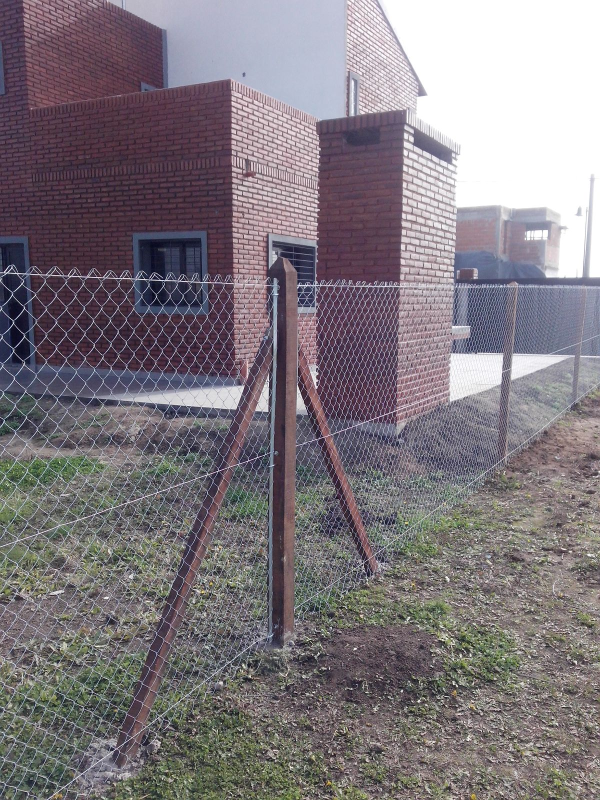
#> input picture img/cercos/cerco1.jpg, 1200 x 1600 px (shown at 1/2 size); its folder holds only this picture in this run; the run also reads 1 picture not shown here
$ python generate-photos.py
#> lines starting #> are read from the running program, lines starting #| are printed output that depends on the picture
#> (reads scripts/captions.json from the repository)
"""Convierte los originales a WebP (ampliada + miniatura) y actualiza las galerías HTML.

Para cada categoría lee originals/<carpeta>/, escribe img/<carpeta>/ y reemplaza el bloque
entre <!-- fotos:inicio --> y <!-- fotos:fin --> de la página correspondiente.
Los epígrafes se toman de scripts/captions.json (clave = nombre del archivo sin extensión).
"""

from html import escape
from io import BytesIO
from pathlib import Path
import json
import re
import sys

try:
    from PIL import Image, ImageOps
except ImportError:
    sys.exit("Falta Pillow. Instalalo con: python -m pip install -r scripts/requirements.txt")

ROOT = Path(__file__).resolve().parents[1]
ORIGINALS = ROOT / "originals"
OUTPUT = ROOT / "img"
CAPTIONS = ROOT / "scripts" / "captions.json"

# carpeta -> página HTML que muestra la galería
CATEGORIES = {
    "cercos": "cercos-perimetrales.html",
    "portones": "portones-puertas.html",
    "construccion": "construccion-general.html",
}

FULL_MAX_SIDE = 1920
THUMB_MAX_WIDTH = 800
QUALITY = 80
FORMATS = {".jpg", ".jpeg", ".png", ".webp"}
START, END = "<!-- fotos:inicio", "<!-- fotos:fin -->"


def natural_key(path: Path):
    return [int(p) if p.isdigit() else p.casefold() for p in re.split(r"(\d+)", path.name)]


def encode(image: Image.Image) -> bytes:
    buffer = BytesIO()
    image.save(buffer, format="WEBP", quality=QUALITY, method=6)
    return buffer.getvalue()


def make_versions(source: Path, full: Path, thumb: Path) -> tuple[int, int]:
    """Crea las versiones que falten. Devuelve el tamaño (ancho, alto) de la miniatura."""
    with Image.open(source) as original:
#> original is the input picture: PIL image 1200x1600 RGB; mean R, G, B 127.2, 120, 125.8
        image = ImageOps.exif_transpose(original)
        image = image.convert("RGBA" if image.has_transparency_data else "RGB")
    if not full.exists():
        big = image.copy()
        big.thumbnail((FULL_MAX_SIDE, FULL_MAX_SIDE), Image.Resampling.LANCZOS)
        data = encode(big)
        full.write_bytes(data)
        print(f"  Creada {full.name} ({big.width}x{big.height}, {len(data) / 1024:.0f} KB)")
        if len(data) > 500 * 1024:
            print("    Supera 500 KB; se conserva calidad 80 para revisión visual.")
    if not thumb.exists():
        small = image.copy()
        if small.width > THUMB_MAX_WIDTH:
            height = max(1, round(small.height * THUMB_MAX_WIDTH / small.width))
#> height = 1067
            small = small.resize((THUMB_MAX_WIDTH, height), Image.Resampling.LANCZOS)
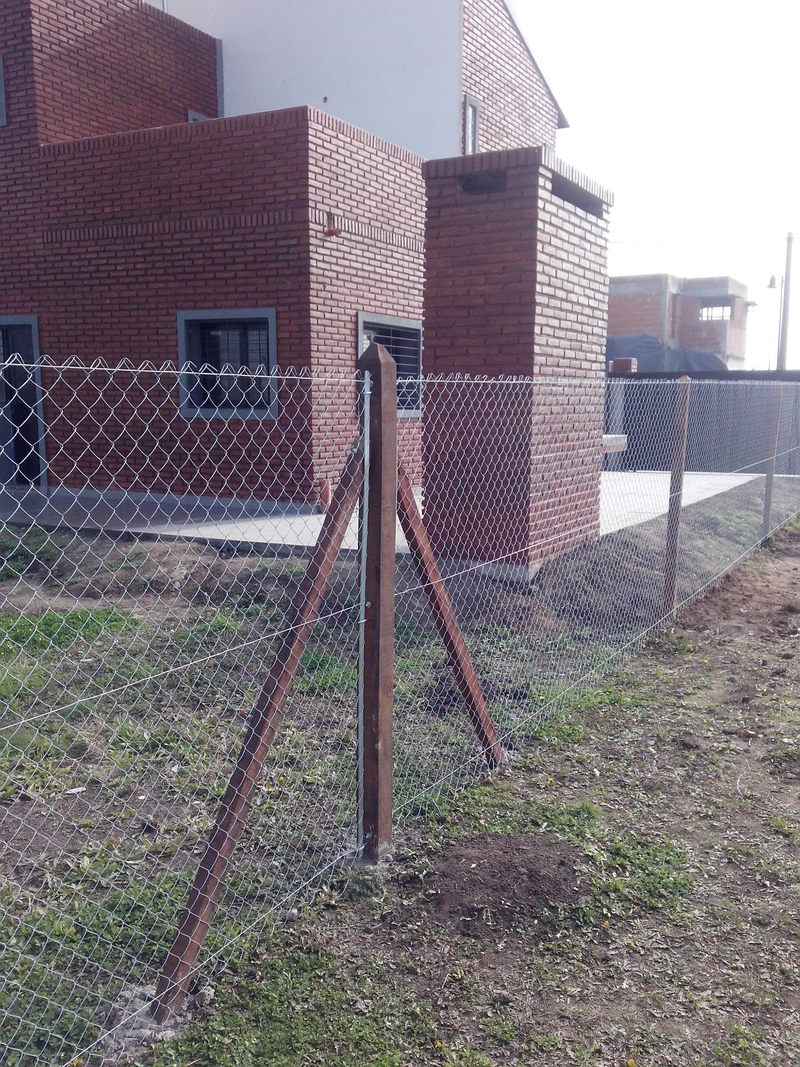
#> small: PIL image 800x1067 RGB; mean R, G, B 127.2, 120, 125.8
        data = encode(small)
        thumb.write_bytes(data)
        print(f"  Creada {thumb.name} ({small.width}x{small.height}, {len(data) / 1024:.0f} KB)")
#|   Creada cerco1_thumb.webp (800x1067, 244 KB)
    with Image.open(thumb) as t:
        return t.size


def figure(folder: str, stem: str, number: int, caption: str, size: tuple[int, int]) -> str:
    alt = escape(caption, quote=True)
    return (
        "        <figure>\n"
        f'          <a href="img/{folder}/{stem}.webp" data-lightbox>\n'
        f'            <img src="img/{folder}/{stem}_thumb.webp" alt="{alt}" width="{size[0]}" height="{size[1]}" loading="lazy">\n'
        "          </a>\n"
        f"          <figcaption><span>{number}</span>{escape(caption)}</figcaption>\n"
        "        </figure>\n"
    )


def update_page(page: Path, figures: str) -> None:
    text = page.read_text(encoding="utf-8")
    start = text.find(START)
    end = text.find(END)
    if start < 0 or end < 0 or end < start:
        sys.exit(f"Faltan los marcadores de fotos en {page.name}")
    start_line_end = text.index("\n", start) + 1
    end_line_start = text.rfind("\n", 0, end) + 1
    new = text[:start_line_end] + figures + text[end_line_start:]
    if new != text:
        page.write_text(new, encoding="utf-8", newline="\n")
        print(f"  Actualizada {page.name}")


def main() -> int:
    captions = json.loads(CAPTIONS.read_text(encoding="utf-8")) if CAPTIONS.exists() else {}
    errors = 0
    for folder, page_name in CATEGORIES.items():
        source_dir = ORIGINALS / folder
        if not source_dir.is_dir():
            print(f"No existe {source_dir}", file=sys.stderr)
            errors += 1
            continue
        print(f"[{folder}]")
        files = sorted((p for p in source_dir.iterdir() if p.is_file() and p.suffix.lower() in FORMATS),
                       key=natural_key)
        stems = [p.stem.casefold() for p in files]
        if len(stems) != len(set(stems)):
            print(f"Nombres base repetidos en {source_dir}", file=sys.stderr)
            errors += 1
            continue
        out_dir = OUTPUT / folder
        out_dir.mkdir(parents=True, exist_ok=True)
        folder_captions = captions.get(folder, {})
        blocks = []
        for source in files:
            full = out_dir / f"{source.stem}.webp"
            thumb = out_dir / f"{source.stem}_thumb.webp"
            try:
                size = make_versions(source, full, thumb)
#> size = (800, 1067)
            except (OSError, ValueError, Image.DecompressionBombError) as error:
                print(f"  Error en {source.name}: {error}", file=sys.stderr)
                errors += 1
                continue
            caption = folder_captions.get(source.stem)
            if caption is None:
                print(f"  Sin epígrafe para '{source.stem}' (agregalo a scripts/captions.json)")
                caption = ""
            blocks.append((source.stem, caption, size))
        figures = "".join(figure(folder, s, n, c, sz) for n, (s, c, sz) in enumerate(blocks, 1))
        update_page(ROOT / page_name, figures)
        print(f"  {len(blocks)} fotos")
    return 1 if errors else 0


if __name__ == "__main__":
#> (the run stopped early here; a loop or call above may not have finished)
